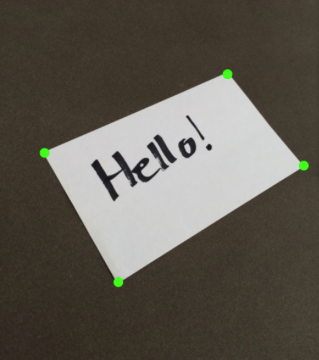
#> input picture 04edge_lineas_hough/hello.png, 319 x 360 px
$ python hello.py
#> lines starting #> are read from the running program, lines starting #| are printed output that depends on the picture; after the words box and inside, x2 and y2 are one past the last pixel; in counts of white or black regions, pixels touching at a corner belong together
import cv2
import numpy as np
import time


# load image
img = cv2.imread("hello.png")
#> img is the input picture: shape (360, 319, 3); mean B, G, R 81.9, 90.4, 95.4

# convert to gray
gray = cv2.cvtColor(img,cv2.COLOR_BGR2GRAY)

# threshold
thresh = cv2.threshold(gray, 128, 255, cv2.THRESH_BINARY)[1]
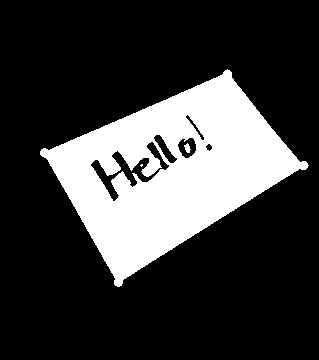
#> thresh: shape (360, 319); 23.3% white; 3 white regions (1 under 20 px)

# get the largest contour
contours = cv2.findContours(thresh, cv2.RETR_EXTERNAL, cv2.CHAIN_APPROX_SIMPLE)
#> contours = 1 contour; box (x1, y1, x2, y2) and area: (40, 69, 309, 287) 28098
contours = contours[0] if len(contours) == 2 else contours[1]
big_contour = max(contours, key=cv2.contourArea)
#> big_contour = contour of 464 points, box (x1, y1, x2, y2) (40, 69, 309, 287), area 28098
peri = cv2.arcLength(big_contour, True)
#> peri = 772.6

# draw contour on input in red
result = img.copy()
result2 = np.zeros_like(img)
cv2.drawContours(result, [big_contour], 0, (0,0,255), 1)
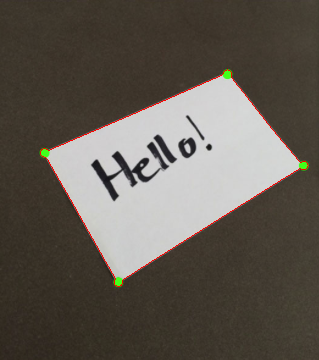
#> result: shape (360, 319, 3); 0.55% of pixels changed, all inside (x1, y1, x2, y2) = (40, 69, 309, 287)
cv2.drawContours(result2, [big_contour], 0, (0,0,255), 1)
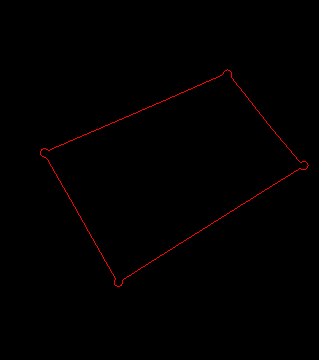
#> result2: shape (360, 319, 3); mean of channels 0, 1, 2 0, 0, 1.4; drawn as B, G, R

# reduce to fewer vertices on polygon
poly = cv2.approxPolyDP(big_contour, 0.1 * peri, False)
#> poly = [[227, 69], [41, 149], [115, 285], [307, 167], [228, 70]]

# draw polygon on input in green
cv2.polylines(result, [poly], False, (0,255,0), 1)
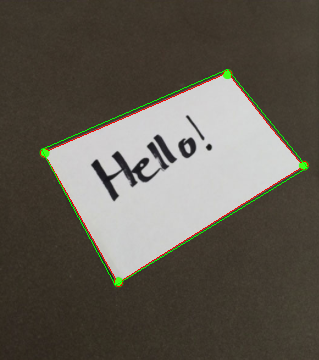
#> result: shape (360, 319, 3); 0.53% of pixels changed, all inside (x1, y1, x2, y2) = (41, 69, 308, 286)
cv2.polylines(result2, [poly], False, (0,255,0), 1)
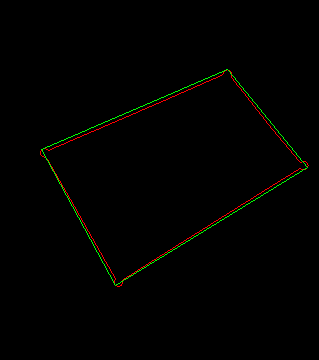
#> result2: shape (360, 319, 3); 0.53% of pixels changed, all inside (x1, y1, x2, y2) = (41, 69, 308, 286); drawn as B, G, R

# list polygon points
print("Polygon Points:")
for p in poly:
    px = p[0][0]
    py = p[0][1]
    print(px,py)
#> this loop made 5 passes
#| 227 69
#| 41 149
#| 115 285
#| 307 167
#| 228 70

print('')

# draw white filled polygon on black background
result3 = np.zeros_like(thresh)
cv2.fillPoly(result3,[poly],255)
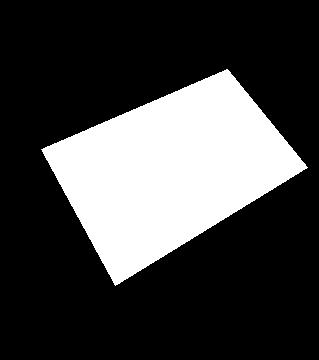
#> result3: shape (360, 319); 26.2% white; 1 white region, box (x1, y1, x2, y2) and area: (41, 69, 308, 286) 30054

# get corners
corners = cv2.goodFeaturesToTrack(result3,4,0.01,50,useHarrisDetector=True,k=0.04)
#> corners = [[306, 167], [42, 149], [115, 284], [227, 69]]

# print corner coords and draw circles
result3 = cv2.merge([result3,result3,result3])
print("Corners:")
for c in corners:
    x,y = c.ravel()
    print(int(x), int(y))
    cv2.circle(result3,(x,y),3,(0,0,255),-1)
#> this loop made 4 passes
#| 306 167
#| 42 149
#| 115 284
#| 227 69
#> result3: shape (360, 319, 3); mean of channels 0, 1, 2 66.6, 66.6, 66.9

# save result
# cv2.imwrite("hello_contours.png", result)
# cv2.imwrite("hello_polygon.png", result2)
# cv2.imwrite("hello_corners.png", result3)

# display it
cv2.imshow("thresh", thresh)
cv2.imshow("result", result)
cv2.imshow("result2", result2)
cv2.imshow("result3", result3)
cv2.waitKey(0)
